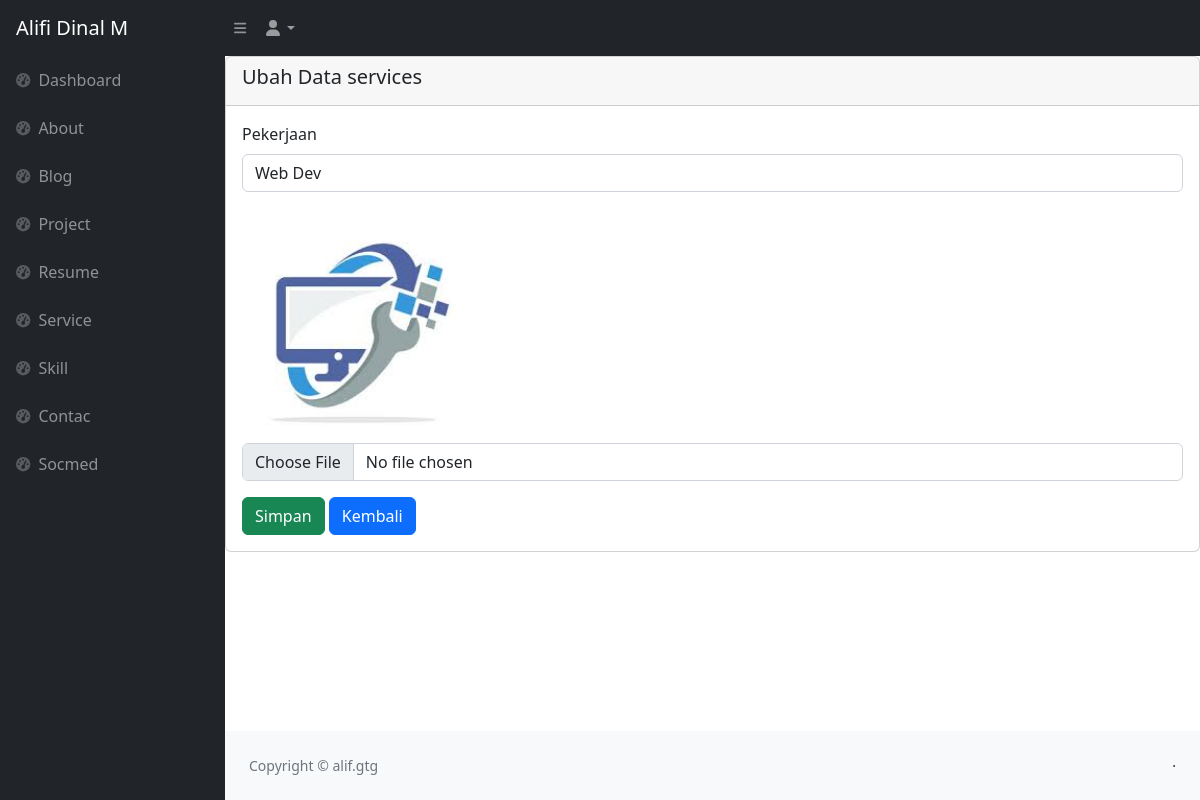
Screenshot of /backend/pages/services/edit.php?id=2 (signed in) with the database file from the repository.
### tables this page shows
CREATE TABLE `services` (
  `id` bigint NOT NULL,
  `icon` text NOT NULL,
  `job` varchar(255) NOT NULL
);

### backend/actions/services/show.php (called while the page is built, shortened)
<?php
$id = $_GET['id'];
$qSelect = "SELECT * FROM services WHERE id= '$id'";
$result = mysqli_query($connect, $qSelect) or die(mysqli_error($connect));
$services = $result->fetch_object();

### backend/pages/services/edit.php (the view, shortened to what this page needs)
<?php
include '../../partials/header.php';
include '../../partials/sidebar.php';
include '../../partials/navbar.php';
?>
<div class="row">
    <div class="col-12">
        <div class="card">
            <div class="card-header">
                <h5>Ubah Data services</h5>
            </div>
            <div class="card-body">
                <?php
                include '../../actions/services/show.php';
                ?>
                <form action="../../actions/services/update.php?id=<?= $services->id ?>" method="POST" enctype="multipart/form-data">
                    <div class=" mb-3">
                        <label for="jobInput" class="form-label">Pekerjaan</label>
                        <input type="text" name="job" class="form-control" id="jobInput" placeholder="Masukan Pekerjaan..." required value="<?= $services->job ?>">
                    </div>
                    <div class=" mb-3">
                        <img class="w-25" src="../../../storages/services/<?= $services->icon ?>" alt="">
                        <input type="file" name="icon" class="form-control" id="iconInput">
                    </div>
                    <button type="submit" class="btn btn-success" name="tombol" name="tombol">Simpan</button>
                    <a href="./index.php" class="btn btn-primary">Kembali</a>
                </form>
            </div>
        </div>
    </div>
</div>
<?php
include '../../partials/footer.php';
include '../../partials/script.php';
?>

### rows the page displays
services: job "Web Dev", icon (picture)
